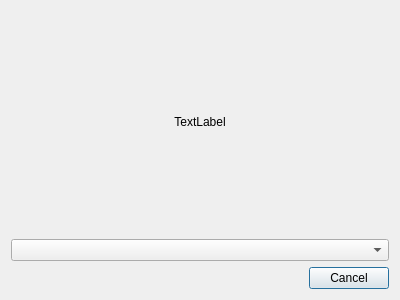
<?xml version="1.0" encoding="UTF-8"?>
<ui version="4.0">
 <class>DispositionItemsDialog</class>
 <widget class="QDialog" name="DispositionItemsDialog">
  <property name="geometry">
   <rect>
    <x>0</x>
    <y>0</y>
    <width>400</width>
    <height>300</height>
   </rect>
  </property>
  <property name="windowTitle">
   <string>Dialog</string>
  </property>
  <layout class="QVBoxLayout" name="verticalLayout">
   <item>
    <widget class="QLabel" name="dispositionLabel">
     <property name="text">
      <string notr="true">TextLabel</string>
     </property>
     <property name="alignment">
      <set>Qt::AlignCenter</set>
     </property>
     <property name="wordWrap">
      <bool>true</bool>
     </property>
    </widget>
   </item>
   <item>
    <widget class="QComboBox" name="assignToComboBox"/>
   </item>
   <item>
    <widget class="QDialogButtonBox" name="buttonBox">
     <property name="orientation">
      <enum>Qt::Horizontal</enum>
     </property>
     <property name="standardButtons">
      <set>QDialogButtonBox::Cancel</set>
     </property>
     <property name="centerButtons">
      <bool>false</bool>
     </property>
    </widget>
   </item>
  </layout>
 </widget>
 <resources/>
 <connections>
  <connection>
   <sender>buttonBox</sender>
   <signal>accepted()</signal>
   <receiver>DispositionItemsDialog</receiver>
   <slot>accept()</slot>
   <hints>
    <hint type="sourcelabel">
     <x>248</x>
     <y>254</y>
    </hint>
    <hint type="destinationlabel">
     <x>157</x>
     <y>274</y>
    </hint>
   </hints>
  </connection>
  <connection>
   <sender>buttonBox</sender>
   <signal>rejected()</signal>
   <receiver>DispositionItemsDialog</receiver>
   <slot>reject()</slot>
   <hints>
    <hint type="sourcelabel">
     <x>316</x>
     <y>260</y>
    </hint>
    <hint type="destinationlabel">
     <x>286</x>
     <y>274</y>
    </hint>
   </hints>
  </connection>
 </connections>
</ui>
